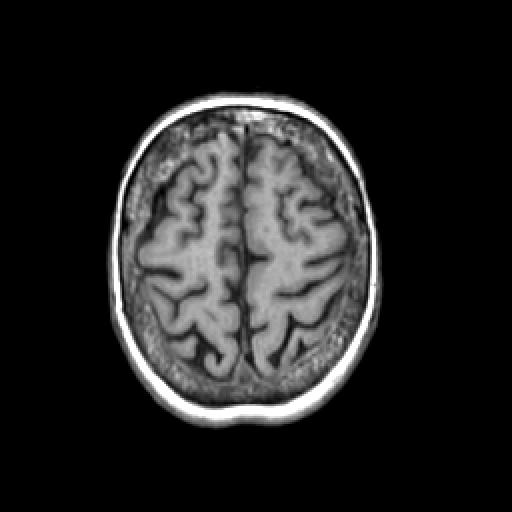
#> input picture Mini_Projects/Image_Fusion/s1.gif, 512 x 512 px
$ python PCA.py
#> lines starting #> are read from the running program, lines starting #| are printed output that depends on the picture
# -*- coding: utf-8 -*-
"""
Created on Mon Dec  3 17:36:39 2018

@author: srikant nayak
"""

from PIL import Image
import numpy as np
from sklearn.preprocessing import StandardScaler
import pandas as pd
from scipy.linalg import eigh

img1 = Image.open('s1.gif').convert('L')
img2 = Image.open('ss2.gif').convert('L')
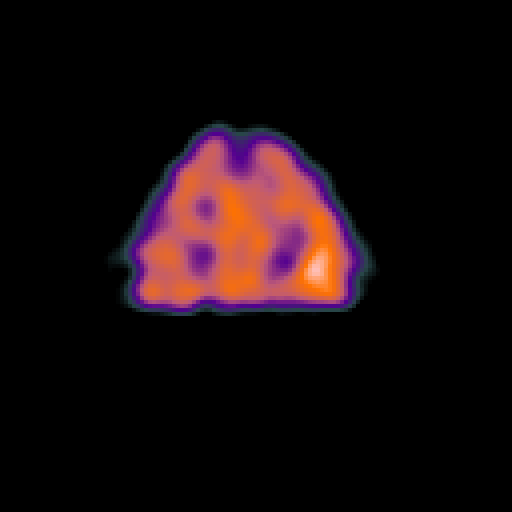
#> input picture Mini_Projects/Image_Fusion/ss2.gif, 512 x 512 px
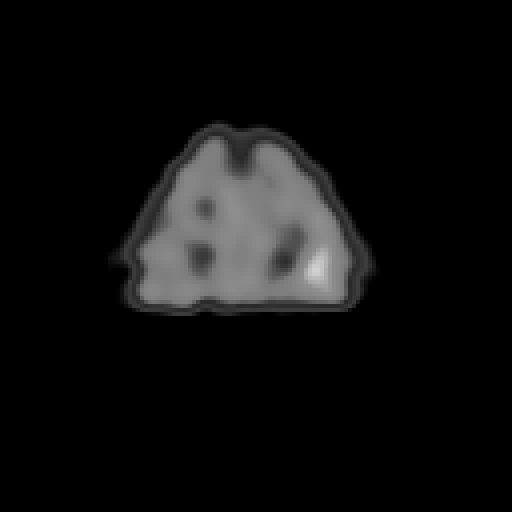
#> img2: PIL image 512x512 L; min 0, max 208, mean 14.5
i1 = np.array(img1)
i2 = np.array(img2)
img_arry1 = pd.DataFrame(np.array(img1).flatten())
#> img_arry1 = table of 262144 rows and 1 columns
img_ary = pd.DataFrame(np.array(img1).flatten())
#> img_ary = table of 262144 rows and 1 columns
img_arry2 = pd.DataFrame(np.array(img2).flatten())
#> img_arry2 = table of 262144 rows and 1 columns
img_ary.insert(1,'',img_arry2)
img_matrix = img_ary
#> img_matrix = table of 262144 rows and 2 columns
#> (the run stopped early here; a loop or call above may not have finished)
